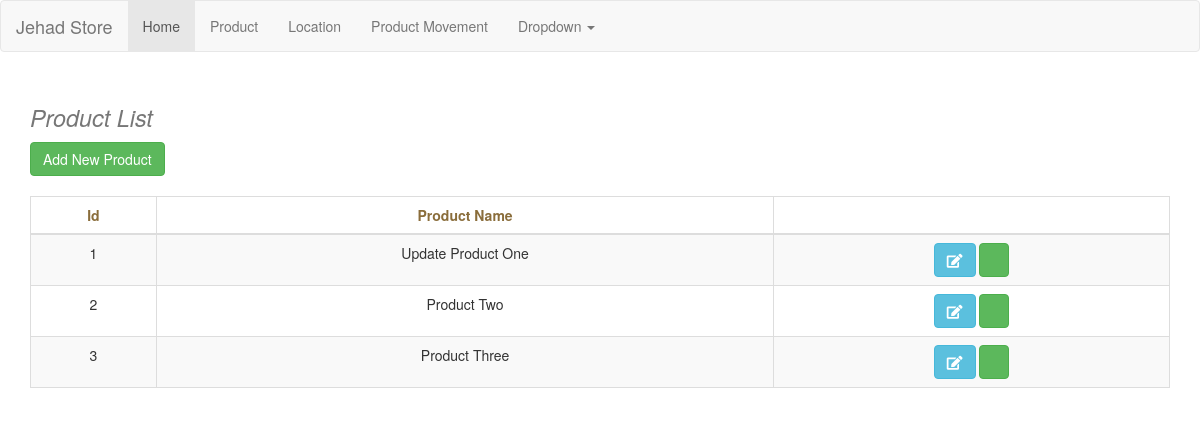
Page /Product on the committed database.
### models.py (models this page shows)
class Product(db.Model):
    id = db.Column(db.Integer , primary_key=True)
    name = db.Column(db.String(50),nullable=False)

### app.py (the view)
@app.route('/Product')
def Product():
    entries=models.Product.query.all()
    return render_template('Product.html'  , entries=entries)

### templates/Product.html (shortened to what this page needs)
{% extends 'layout.html' %}
{% block body %}
<div class="container mt-3">
<h1><small><i>Product List</i></small></h1>
<a class="btn btn-success" href="/AddProduct">Add New Product</a>
<br><br>
<div class="w-25 p-3">
<table class="table table-striped table-bordered text-center table-hover">
    <thead>
      <tr>
        <th scope="col" class="text-center text-warning">Id</th>
        <th scope="col" class="text-center text-warning">Product Name</th>
        <th scope="col" class="text-center text-warning"></th>
      </tr>
    </thead>
    <tbody>
        {% for item in entries %}
        <tr>
            <td>{{item.id}}</td>
            <td>{{item.name}}</td>
            <td>
                <a href="/editProduct/{{item.id}}" class="btn btn-info" title="Edit Product"><i class="fas fa-edit"></i></a>
                <a href="/viewProduct/{{item.id}}" class="btn btn-success" title="View Product"><i class="fal fa-eye"></i></a>
            </td>
          </tr>
        {% endfor %}
    </tbody>
</table>
</div>
</div>
{% endblock %}

### rows in the picture
Product: id "1", name "Update Product One"
Product: id "2", name "Product Two"
Product: id "3", name "Product Three"
